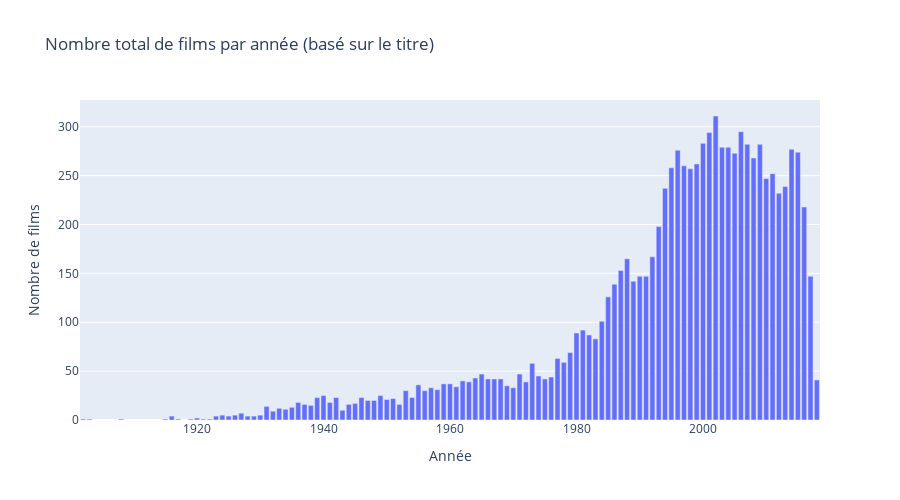

This figure's notebook cell:
### Markdown cell above
## Nombre total de films par année (basé sur le titre)

### Code cell
import re

# === Dossiers ===
#output_dir = Path("output")
#output_dir.mkdir(exist_ok=True)

yearly_data_file = output_dir / "movies_by_year.parquet"
meta_file = output_dir / "meta_movies_by_year.json"

# === Récupération du nombre total de films via analytics ===
#analytics = client.get_analytics()
api_movie_count = analytics.movie_count

# === Lecture du cache s’il existe ===
if meta_file.exists():
    with open(meta_file, "r") as f:
        meta = json.load(f)
    cached_movie_count = meta.get("movie_count", 0)
else:
    cached_movie_count = 0

# === Utilisation du cache ou recalcul ===
if yearly_data_file.exists() and cached_movie_count == api_movie_count:
    print("Chargement des données depuis le cache...")
    df_yearly = pd.read_parquet(yearly_data_file)

else:
    print("Extraction des années depuis l’API...")

    # === Initialisation ===
    year_counter = Counter()
    skip = 0
    limit = 500
    year_pattern = re.compile(r"\((\d{4})\)$")

    while True:
        batch = client.list_movies(skip=skip, limit=limit, output_format="dict")
        if not batch:
            break

        for movie in batch:
            title = movie.get("title", "")
            match = year_pattern.search(title)
            if match:
                year = int(match.group(1))
                year_counter[year] += 1

        skip += limit
        time.sleep(0.5)

    # === Construction du DataFrame ===
    df_yearly = pd.DataFrame(sorted(year_counter.items()), columns=["year", "movie_count"])

    # === Sauvegarde du cache ===
    df_yearly.to_parquet(yearly_data_file, index=False)
    with open(meta_file, "w") as f:
        json.dump({"movie_count": api_movie_count}, f)

# === Affichage avec Plotly ===
fig = px.bar(
    df_yearly,
    x="year",
    y="movie_count",
    title="Nombre total de films par année (basé sur le titre)",
    labels={"year": "Année", "movie_count": "Nombre de films"},
)

fig.update_layout(
    xaxis_title="Année",
    yaxis_title="Nombre de films",
    height=500
)

fig.show()

### Figure 1 — Plotly figure (JSON) as saved in the notebook; plotly's stock layout.template omitted (floating-point values rounded to 4 significant figures)
{"data": [{"hovertemplate": "Année=%{x}<br>Nombre de films=%{y}<extra></extra>", "legendgroup": "", "marker": {"color": "#636efa", "pattern": {"shape": ""}}, "name": "", "orientation": "v", "showlegend": false, "textposition": "auto", "type": "bar", "x": [1902, 1903, 1908, 1915, 1916, 1917, 1919, 1920, 1921, 1922, 1923, 1924, 1925, 1926, 1927, 1928, 1929, 1930, 1931, 1932, 1933, 1934, 1935, 1936, 1937, 1938, 1939, 1940, 1941, 1942, 1943, 1944, 1945, 1946, 1947, 1948, 1949, 1950, 1951, 1952, 1953, 1954, 1955, 1956, 1957, 1958, 1959, 1960, 1961, 1962, 1963, 1964, 1965, 1966, 1967, 1968, 1969, 1970, 1971, 1972, 1973, 1974, 1975, 1976, 1977, 1978, 1979, 1980, 1981, 1982, 1983, 1984, 1985, 1986, 1987, 1988, 1989, 1990, 1991, 1992, 1993, 1994, 1995, 1996, 1997, 1998, 1999, 2000, 2001, 2002, 2003, 2004, 2005, 2006, 2007, 2008, 2009, 2010, 2011, 2012, 2013, 2014, 2015, 2016, 2017, 2018], "xaxis": "x", "y": [1, 1, 1, 1, 4, 1, 1, 2, 1, 1, 4, 5, 4, 5, 7, 4, 4, 5, 14, 9, 12, 11, 13, 18, 16, 15, 23, 25, 18, 23, 10, 16, 17, 23, 20, 20, 25, 21, 22, 16, 30, 23, 36, 30, 33, 31, 37, 37, 34, 40, 39, 43, 47, 42, 42, 42, 35, 33, 47, 39, 58, 45, 42, 44, 63, 59, 69, 89, 92, 87, 83, 101, 126, 139, 153, 165, 142, 147, 147, 167, 198, 237, 258, 276, 260, 257, 262, 283, 294, 311, 279, 279, 273, 295, 282, 268, 282, 247, 252, 232, 239, 277, 274, 218, 147, 41], "yaxis": "y"}], "layout": {"barmode": "relative", "height": 500, "legend": {"tracegroupgap": 0}, "title": {"text": "Nombre total de films par année (basé sur le titre)"}, "xaxis": {"anchor": "y", "domain": [0, 1], "title": {"text": "Année"}}, "yaxis": {"anchor": "x", "domain": [0, 1], "title": {"text": "Nombre de films"}}}}
